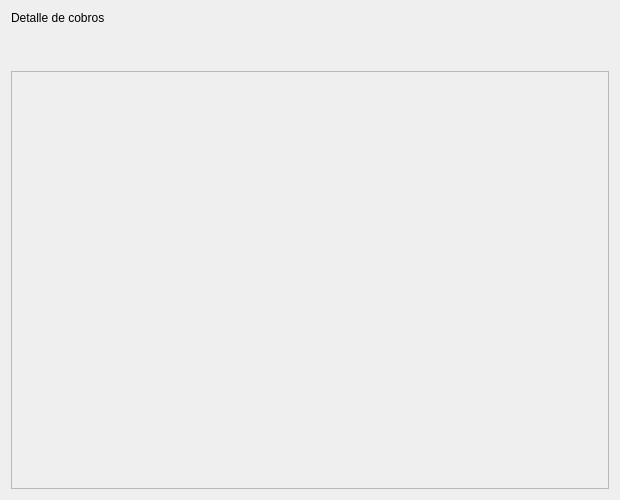
<?xml version="1.0" encoding="UTF-8"?>
<ui version="4.0"><class>DetalleCobros</class><widget class="QDialog" name="DetalleCobros"><property name="windowTitle"><string>Detalle de cobros</string></property><property name="minimumSize"><size><width>620</width><height>500</height></size></property><layout class="QVBoxLayout" name="layoutDetalle"><item><widget class="QLabel" name="tituloDetalle"><property name="text"><string>Detalle de cobros</string></property></widget></item><item><widget class="QLabel" name="mesDetalle"><property name="text"><string/></property></widget></item><item><widget class="QLabel" name="totalMes"><property name="text"><string/></property></widget></item><item><widget class="QScrollArea" name="scrollDetalle"><property name="widgetResizable"><bool>true</bool></property><widget class="QWidget" name="contenidoListaDetalle"><layout class="QVBoxLayout" name="listaDiasLayout"/></widget></widget></item></layout></widget><resources/><connections/></ui>
